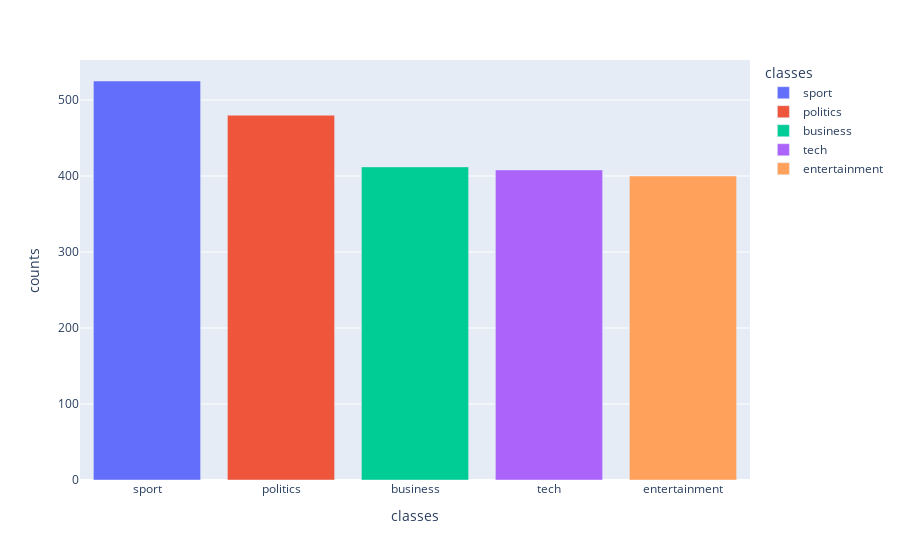

Notebook source saved alongside this figure:
### Code cell
# распределение класссов по всему корпусу. Пользователь может задавать произвольные классы.
# В данном случае были выбраны пять, которые совпадают с категориями новостей в игрушечном датасете

classes_per_corpus(classes=classes)

### Figure 1 — Plotly figure (JSON) as saved in the notebook; plotly's stock layout.template omitted (floating-point values rounded to 4 significant figures)
{"data": [{"alignmentgroup": "True", "hovertemplate": "classes=%{x}<br>counts=%{y}<extra></extra>", "legendgroup": "sport", "marker": {"color": "#636efa", "pattern": {"shape": ""}}, "name": "sport", "offsetgroup": "sport", "orientation": "v", "showlegend": true, "textposition": "auto", "type": "bar", "x": ["sport"], "xaxis": "x", "y": [525], "yaxis": "y"}, {"alignmentgroup": "True", "hovertemplate": "classes=%{x}<br>counts=%{y}<extra></extra>", "legendgroup": "politics", "marker": {"color": "#EF553B", "pattern": {"shape": ""}}, "name": "politics", "offsetgroup": "politics", "orientation": "v", "showlegend": true, "textposition": "auto", "type": "bar", "x": ["politics"], "xaxis": "x", "y": [480], "yaxis": "y"}, {"alignmentgroup": "True", "hovertemplate": "classes=%{x}<br>counts=%{y}<extra></extra>", "legendgroup": "business", "marker": {"color": "#00cc96", "pattern": {"shape": ""}}, "name": "business", "offsetgroup": "business", "orientation": "v", "showlegend": true, "textposition": "auto", "type": "bar", "x": ["business"], "xaxis": "x", "y": [412], "yaxis": "y"}, {"alignmentgroup": "True", "hovertemplate": "classes=%{x}<br>counts=%{y}<extra></extra>", "legendgroup": "tech", "marker": {"color": "#ab63fa", "pattern": {"shape": ""}}, "name": "tech", "offsetgroup": "tech", "orientation": "v", "showlegend": true, "textposition": "auto", "type": "bar", "x": ["tech"], "xaxis": "x", "y": [408], "yaxis": "y"}, {"alignmentgroup": "True", "hovertemplate": "classes=%{x}<br>counts=%{y}<extra></extra>", "legendgroup": "entertainment", "marker": {"color": "#FFA15A", "pattern": {"shape": ""}}, "name": "entertainment", "offsetgroup": "entertainment", "orientation": "v", "showlegend": true, "textposition": "auto", "type": "bar", "x": ["entertainment"], "xaxis": "x", "y": [400], "yaxis": "y"}], "layout": {"barmode": "relative", "legend": {"title": {"text": "classes"}, "tracegroupgap": 0}, "margin": {"t": 60}, "xaxis": {"anchor": "y", "categoryarray": ["sport", "politics", "business", "tech", "entertainment"], "categoryorder": "array", "domain": [0, 1], "title": {"text": "classes"}}, "yaxis": {"anchor": "x", "domain": [0, 1], "title": {"text": "counts"}}}}
